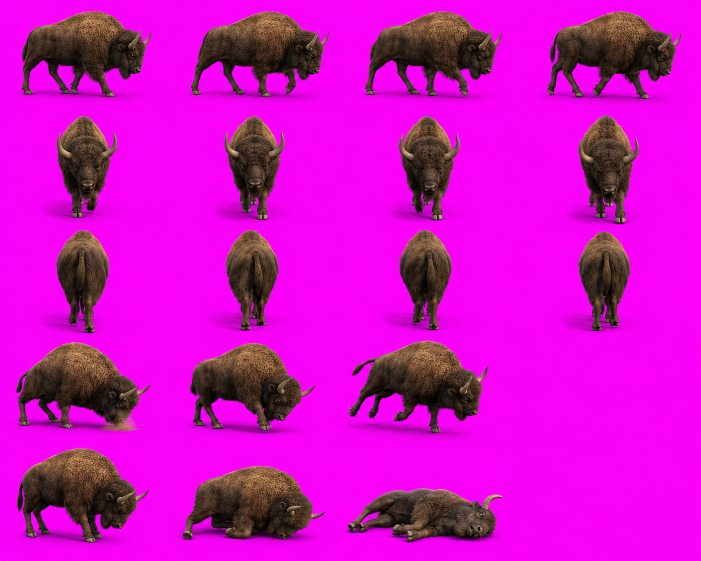
#> input picture Tools/sheets/animal_bison.png, 1402 x 1122 px, given in place of 08_back.png, which was not available (shown at 1/2 size)
$ python redesign_torso_straps.py ../Tools/sheets/animal_bison.png
#> lines starting #> are read from the running program, lines starting #| are printed output that depends on the picture; after the words box and inside, x2 and y2 are one past the last pixel; in counts of white or black regions, pixels touching at a corner belong together; pictures that were not available may be replaced by others from this repository, and a replacement may not be noted
#!/usr/bin/env python3
"""
redesign_torso_straps.py  (cylinder-model edition)
==================================================
*** NOT APPLIED — disabled at the user's request. ***
All shipped sprite sets are 100% ORIGINAL ART (drawn belt removed on
2026-09-02; restore sources: tools/originals_backup.zip for statics,
tools/idle_pre_belt_backup.zip for idles). Only run this tool if the
crossed-straps belt is explicitly asked for again.

Makes the character's EXISTING dark-brown chest/back belt consistent — the
SAME belt, cleanly drawn, on the front views only (back/side views untouched).

MODEL
-----
The belt is two straps wrapped around the torso (a cylinder). For a camera at
view angle v, the strap seen at screen column x sits at

        row(x) = y0 +/- k * sin(v + delta),   delta = asin((x - cx) / r)

which reproduces exactly what the original art shows on the back and sides:
an X crossing when the straps face the camera, two separated bands at the
sides converging at the silhouette edges. Parameters (k, y0, strap width,
leather colours) are MEASURED from the cleanest back view of the same art,
so the redrawn front belt is the original belt - same leather, same tilt.

FRONT VIEWS: old inconsistent bands are erased (region-growing + inpaint),
then the two straps are drawn with the model, and any bright pixel outside
the drawn straps is cleaned. Back/side views are never modified.

    python3 tools/redesign_torso_straps.py            # apply + verify
    python3 tools/redesign_torso_straps.py --check-only
"""

import io
import os
import sys
import zipfile
import numpy as np
from PIL import Image

ROOT = os.path.dirname(os.path.dirname(os.path.abspath(__file__)))

DIRS16 = ["00_front", "01_front_right_slight", "02_front_right", "03_right_front",
          "04_right", "05_right_back", "06_back_right", "07_back_right_slight",
          "08_back", "09_back_left_slight", "10_back_left", "11_left_back",
          "12_left", "13_left_front", "14_front_left", "15_front_left_slight"]

DIRS8 = ["00_front", "01_front_right", "02_right", "03_back_right",
         "04_back", "05_back_left", "06_left", "07_front_left"]

FRONT16 = [0, 1, 2, 3, 13, 14, 15]
FRONT8 = [0, 1, 7]
CLEAN_DONOR = {16: 8, 8: 4}          # the cleanest back view per set

ZONE_TOP = 0.295
ZONE_BOT = 0.445


def lum(rgb):
    return 0.299 * rgb[..., 0] + 0.587 * rgb[..., 1] + 0.114 * rgb[..., 2]


def body_stats(rgba):
    al = rgba[:, :, 3]
    ys, xs = np.where(al > 60)
    return ys.min(), ys.max(), xs.min(), xs.max()


def torso_runs(row_body):
    runs, x, n = [], 0, len(row_body)
    while x < n:
        if row_body[x]:
            s = x
            while x < n and row_body[x]:
                x += 1
            runs.append((s, x - 1))
        else:
            x += 1
    return runs


def torso_profile(rgba, ya, yb):
    al = rgba[:, :, 3] > 60
    centers, widths = [], []
    for y in range(ya, yb):
        runs = torso_runs(al[y])
        if not runs:
            continue
        s, e = max(runs, key=lambda r: r[1] - r[0])
        if (e - s) < 8:
            continue
        centers.append((s + e) * 0.5)
        widths.append(e - s)
    if not centers:
        return None
    return float(np.median(centers)), float(np.median(widths))


def zone_of(rgba):
    yt, yb_, _, _ = body_stats(rgba)
    bh = yb_ - yt
    ya, yb = int(yt + ZONE_TOP * bh), int(yt + ZONE_BOT * bh)
    prof = torso_profile(rgba, ya, yb)
    return (ya, yb), prof, yt, bh


def fur_median(rgba, ya, yb, cx, w_med):
    al = rgba[:, :, 3]
    L = lum(rgba[:, :, :3])
    m = (al > 60) & (np.abs(np.arange(L.shape[1])[None, :] - cx) < w_med * 0.75)
    m &= (np.arange(L.shape[0])[:, None] >= ya) & (np.arange(L.shape[0])[:, None] <= yb)
    return float(np.median(L[m])) if m.sum() > 50 else 120.0


# [80 lines left out: functions strap_lum, _dilate, grown_belt_mask, inpaint, not called in this run]


def donor_soft_mask(rgba, ya, yb, cx, w_med):
    al = rgba[:, :, 3]
    L = lum(rgba[:, :, :3])
    fur = fur_median(rgba, ya, yb, cx, w_med)
    m = (al > 60) & (np.abs(np.arange(L.shape[1])[None, :] - cx) < w_med * 0.85)
    m &= (np.arange(L.shape[0])[:, None] >= ya) & (np.arange(L.shape[0])[:, None] <= yb)
    soft = np.clip((L - (fur + 10.0)) / 12.0, 0.0, 1.0)
    return soft * m, fur


def measure_belt(donor_rgba):
    """Measure (k, y0rel, halfA, halfB, leatherA, leatherB, tone) from the
    clean back view. k and y0 are stored relative to body metrics."""
    (dya, dyb), prof, dyt, dbh = zone_of(donor_rgba)
    dcx, dw = prof
    soft, fur = donor_soft_mask(donor_rgba, dya, dyb, dcx, dw)

    # per-column strap runs
    x0, x1 = int(dcx - dw * 0.72), int(dcx + dw * 0.72)
    cols = {}
    for x in range(x0, x1 + 1):
        col = np.where(soft[dya:dyb + 1, x] > 0.35)[0]
        if len(col) == 0:
            continue
        col = col + dya
        runs = np.split(col, np.where(np.diff(col) > 2)[0] + 1)
        runs = [r for r in runs if len(r) >= 4]
        if runs:
            cols[x] = [(float((r[0] + r[-1]) / 2), float(len(r) / 2)) for r in runs]

    # strap A = upper-left + lower-right, strap B = lower-left + upper-right
    pts = {0: ([], [], []), 1: ([], [], [])}
    for x, runs in sorted(cols.items()):
        if len(runs) < 2:
            continue
        rs = sorted(runs, key=lambda r: r[0])
        k = 0 if x < dcx else 1
        pts[k][0].append(x);        pts[k][1].append(rs[0][0]); pts[k][2].append(rs[0][1])
        pts[1 - k][0].append(x);    pts[1 - k][1].append(rs[1][0]); pts[1 - k][2].append(rs[1][1])

    fits = []
    for k in (0, 1):
        xs, ys, hs = pts[k]
        m, b = np.polyfit(xs, ys, 1)
        fits.append((float(m), float(b), float(np.median(hs))))
    (mA, bA, hA), (mB, bB, hB) = fits
    if mA * mB >= 0:
        raise ValueError("clean donor straps do not cross (fit failed)")

    r_d = dw / 2.0
    k_px = 0.5 * (abs(mA) + abs(mB)) * r_d          # vertical spread of the X
    crossX = (bB - bA) / (mA - mB)
    ycross = bA + mA * crossX

    # leather colours along each strap
    # [23 lines left out: functions leather, full_half, not called in this run]

    hA = max(full_half(mA, bA), hA)
    hB = max(full_half(mB, bB), hB)

    # ---- strap TEXTURE BANKS: unroll each donor strap into sections of REAL
    # pixels (keeps the hand-painted look: fur tufts, irregular edges, shading)
    # [29 lines left out: functions bank, leather, not called in this run]

    leatherA = leather(mA, bA, hA)
    leatherB = leather(mB, bB, hB)
    bankA, coremedA = bank(mA, bA, hA)
    bankB, coremedB = bank(mB, bB, hB)
    tone = strap_lum(donor_rgba, dya, dyb, dcx, dw) or 130.0
    return dict(k_rel=k_px / dbh, y0_rel=(ycross - dyt) / dbh, r_rel=dw / dbh / 2.0,
                halfA=hA, halfB=hB, leatherA=leatherA, leatherB=leatherB, tone=tone,
                bankA=bankA, bankB=bankB, coremedA=coremedA, coremedB=coremedB)


# [44 lines left out: functions measure_side_k, strap_rows, not called in this run]


def process_front(dir_path, names, front_idx, angles, label, draw=True):
    print(f"--- {label}: cylinder-model belt redraw on front views")
    n = len(names)
    donor = np.asarray(Image.open(os.path.join(dir_path, names[CLEAN_DONOR[n]] + ".png"))
                       .convert("RGBA")).astype(float)
    model = measure_belt(donor)
    side_idx = [4, 12] if n == 16 else [2, 6]
    k_side = measure_side_k(dir_path, names, side_idx)
    if k_side:
        print(f"    recalibrated k from original side views: {model['k_rel']:.4f} -> {k_side:.4f} bodyH")
        model["k_rel"] = k_side
    print(f"    donor {names[CLEAN_DONOR[n]]}: k={model['k_rel']:.4f} bodyH, "
          f"y0={model['y0_rel']:.3f}, halves {model['halfA']:.1f}/{model['halfB']:.1f}px")

    for i in front_idx:
        name = names[i]
        view = angles(i)
        target = np.asarray(Image.open(os.path.join(dir_path, name + ".png")).convert("RGBA")).astype(float)
        (tya, tyb), tprof, tyt, tbh = zone_of(target)
        if tprof is None:
            print(f"    !! {name}: no torso, skipped")
            continue
        tcx, tw = tprof
        rng = np.random.default_rng(abs(hash(name)) % (2 ** 32))

        zone0 = np.zeros(target.shape[:2], bool)
        zone0[tya:tyb + 1, :] = True
        centre0 = np.abs(np.arange(target.shape[1])[None, :] - tcx) < tw * 0.6
        belt_mask, _ = grown_belt_mask(target, tya, tyb, tcx, tw)
        erased = int(belt_mask.sum())
        keep = zone0 & centre0 & (target[:, :, 3] > 60) & ~belt_mask

        def kept_stats(arr):
            Ls = lum(arr[:, :, :3])
            return float(Ls[keep].mean()), float(Ls[keep].std())

        pre_mean, pre_std = kept_stats(target)
        t_tone = strap_lum(target, tya, tyb, tcx, tw) or model["tone"]
        # match the back view's leather-vs-fur contrast so the belt reads clearly
        fur_t = fur_median(target, tya, tyb, tcx, tw)
        t_tone = max(t_tone, fur_t + 26.0)
        inpaint(target, belt_mask, rng)

        # model params in target space
        k_t = model["k_rel"] * tbh
        y0 = tyt + model["y0_rel"] * tbh
        r_t = tw * 0.5
        scale = np.clip(t_tone / max(model["tone"], 1.0), 0.80, 1.40)
        al = target[:, :, 3]
        H, W = al.shape
        painted = 0

        body_cols = [x for x in range(W)
                     if abs((x - tcx) / max(r_t, 1.0)) <= 0.985 and (al[tya:tyb, x] > 60).sum() > 8]
        allowed = np.zeros((H, W), bool)
        x_left, x_right = min(body_cols), max(body_cols)

        # [16 lines left out: function section_for, not called in this run]

        for xt in body_cols:
            rowA, rowB, s = strap_rows(model, tcx, r_t, y0, k_t, view, xt)
            delta = np.arcsin(np.clip((xt - tcx) / max(r_t, 1.0), -1.0, 1.0))
            shade = 0.86 + 0.14 * np.cos(delta)      # cylinder shading: lit centre
            frac = (xt - x_left) / max(x_right - x_left, 1)
            half_f = 1.0 + 0.8 * abs(np.sin(np.deg2rad(view)))   # wrap foreshortening
            for (row, half, bank, core_med) in (
                    (rowA, model["halfA"] * half_f, model["bankA"], model["coremedA"]),
                    (rowB, model["halfB"] * half_f, model["bankB"], model["coremedB"])):
                lo, hi = int(round(row - half - 4)), int(round(row + half + 4))
                if 0 <= lo < H and 0 <= hi < H:
                    allowed[lo:hi + 1, xt] = True
                sec = section_for(bank, core_med, frac)
                if sec is None:
                    continue
                rgb_s, sof_s, med_s = sec
                # brightness-normalise the section (removes the donor's
                # shadow-side dip) but KEEPS its hand-painted texture
                norm = core_med / max(med_s, 1.0)
                pad_sec = (len(rgb_s) - 1) // 2
                for dy in np.arange(-half - 0.5, half + 0.51, 1.0):
                    yti = int(round(row + dy))
                    if not (0 <= yti < H) or al[yti, xt] <= 60:
                        continue
                    # resample the section across the (possibly widened) band
                    j = int(round(dy * pad_sec / max(half, 1.0))) + pad_sec
                    j = int(np.clip(j, 0, len(rgb_s) - 1))
                    a = float(np.clip(sof_s[j], 0.0, 1.0)) * 0.95
                    if a < 0.04:
                        continue
                    col = np.clip(rgb_s[j] * norm, 0, 255) * scale * shade
                    col = col + rng.normal(0, 2.0, 3)
                    a3 = a
                    target[yti, xt, :3] = np.clip(target[yti, xt, :3] * (1 - a3) + col * a3, 0, 255)
                    painted += 1
            # dark leather seam where the straps overlap
            if abs(rowA - rowB) < (model["halfA"] + model["halfB"]) * 1.4:
                ym = int(round((rowA + rowB) / 2))
                for dy in range(-1, 2):
                    yy = ym + dy
                    if 0 <= yy < H and al[yy, xt] > 60:
                        target[yy, xt, :3] *= 0.90

        # clean leftover bright pixels ONLY in a narrow band around the drawn
        # straps (never touch the rest of the fur - that is what flattened the
        # chest on the 8-dir set)
        L = lum(target[:, :, :3])
        fur = fur_median(target, tya, tyb, tcx, tw)
        centre = np.abs(np.arange(W)[None, :] - tcx) < tw * 0.95
        zone = np.zeros((H, W), bool)
        zone[tya + 1:tyb, :] = True
        near = allowed.copy()
        for _ in range(4):
            near = _dilate(near)
        stray = (L > fur + 14.0) & (al > 60) & centre & zone & near & ~allowed
        strays = int(stray.sum())
        if strays:
            inpaint(target, stray, rng)

        post_mean, post_std = kept_stats(target)
        d_mean, d_std = post_mean - pre_mean, post_std - pre_std
        texture_ok = (d_mean > -6.0) and (d_std > -7.0)
        if not texture_ok:
            print(f"    !! {name}: vest texture damaged (lum {pre_mean:.0f}->{post_mean:.0f}, "
                  f"std {pre_std:.0f}->{post_std:.0f}) - NOT saved")
        if draw and texture_ok:
            Image.fromarray(target.astype(np.uint8)).save(os.path.join(dir_path, name + ".png"))
        print(f"    {name:26s} erased {erased:5d}px, drew {painted:5d}px straps, cleaned {strays:4d}px; "
              f"vest lum {pre_mean:.0f}->{post_mean:.0f} std {pre_std:.0f}->{post_std:.0f} "
              f"{'ok' if texture_ok else 'TEXTURE DAMAGED'}")


# [99 lines left out: functions band_row_count, verify_set, not called in this run]


def main():
    draw = "--check-only" not in sys.argv
    dir16 = os.path.join(ROOT, "unity_assets", "sprites_16")
    dir8 = os.path.join(ROOT, "unity_assets", "sprites")

    a16 = lambda i: i * 22.5 if i <= 8 else (i - 16) * 22.5   # signed view angle
    a8 = lambda i: i * 45.0 if i <= 4 else (i - 8) * 45.0

    process_front(dir16, DIRS16, FRONT16, a16, "16-direction set", draw)
#> in body_stats, `al = rgba[:, :, 3]`: al: shape (1122, 1402) float64; every value is 255
#> in zone_of, `yt, yb_, _, _ = body_stats(rgba)`: yt = 0; yb_ = 1121
#> in zone_of, `ya, yb = int(yt + ZONE_TOP * bh), int(yt + ZONE_BOT * bh)`: ya = 330; yb = 498
#> in torso_profile, `al = rgba[:, :, 3] > 60`: al: shape (1122, 1402) bool; every value is 1
#> after the loop in torso_profile, `for y in range(ya, yb):`: centers = 168 values from 700.5 to 700.5; widths = 168 values from 1401 to 1401
#> in zone_of, `prof = torso_profile(rgba, ya, yb)`: prof = (700.5, 1401)
#> in measure_belt, `(dya, dyb), prof, dyt, dbh = zone_of(donor_rgba)`: dya = 330; dyb = 498; prof = (700.5, 1401); dyt = 0; dbh = 1121
#> in measure_belt, `dcx, dw = prof`: dcx = 700.5; dw = 1401
#> in lum, `return 0.299 * rgb[..., 0] + 0.587 * rgb[..., 1] + 0.114 * rgb[..., 2]`:
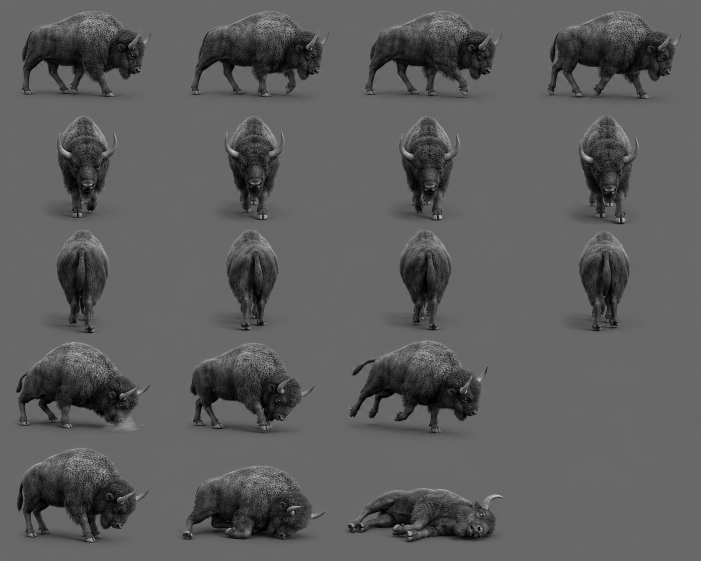
#> returned value: shape (1122, 1402) float64 (shown at 1/2 size); min 0, max 223, mean 92.9
#> in fur_median, `m &= (np.arange(L.shape[0])[:, None] >= ya) & (np.arange(L.shape[0])[:..`:
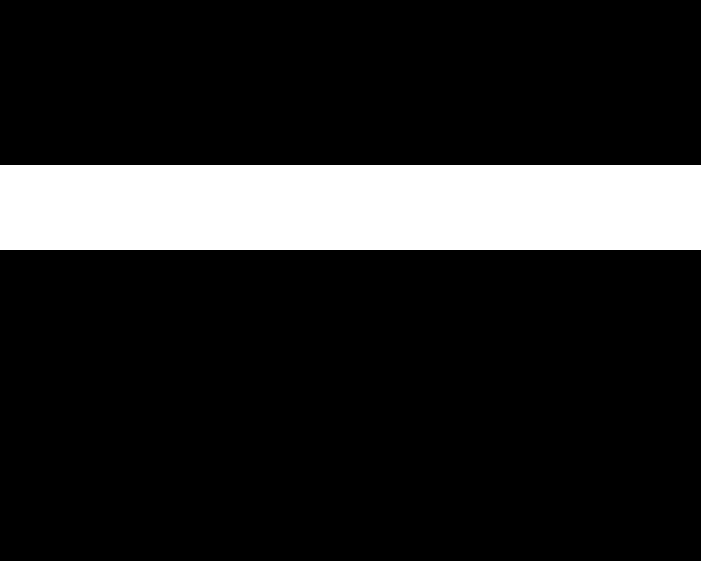
#> m: shape (1122, 1402) bool (shown at 1/2 size); 15.1% white; 1 white region, box (x1, y1, x2, y2) and area: (0, 330, 1402, 499) 236938
#> in donor_soft_mask, `fur = fur_median(rgba, ya, yb, cx, w_med)`: fur = 104.3
#> in donor_soft_mask, `soft = np.clip((L - (fur + 10.0)) / 12.0, 0.0, 1.0)`:
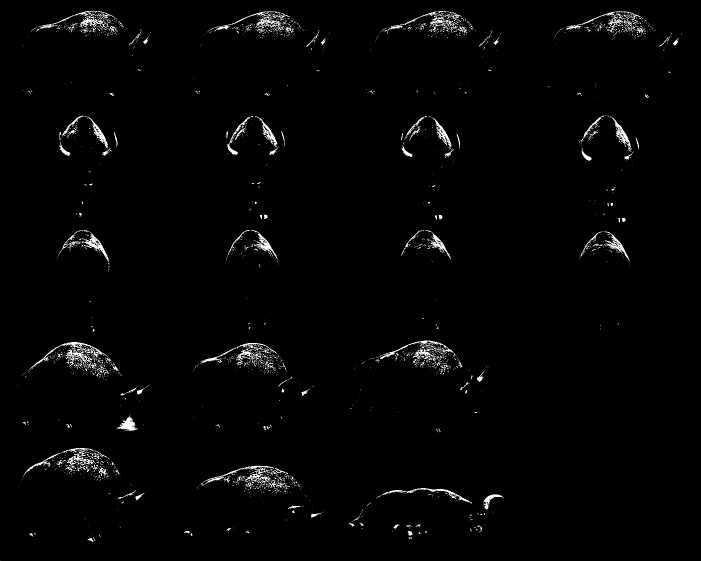
#> soft: shape (1122, 1402) float64 (shown at 1/2 size); min 0, max 1, mean 0.0178
#> in measure_belt, `soft, fur = donor_soft_mask(donor_rgba, dya, dyb, dcx, dw)`:
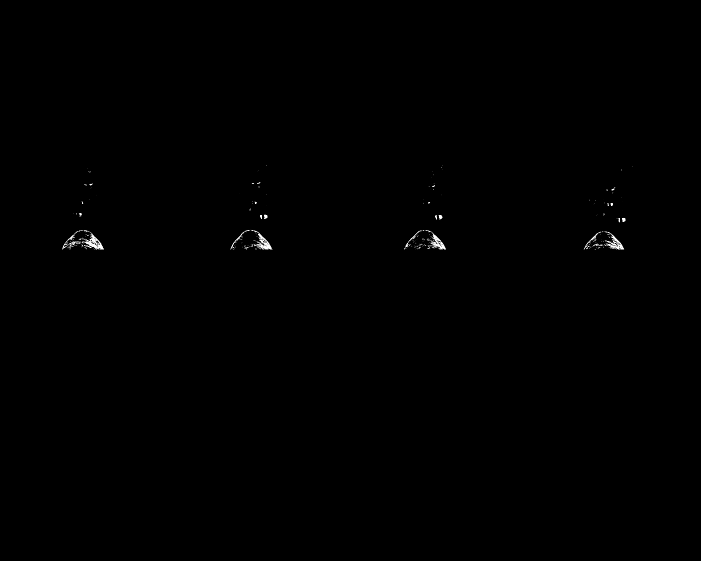
#> soft: shape (1122, 1402) float64 (shown at 1/2 size); min 0, max 1, mean 0.00205
#> in measure_belt, `x0, x1 = int(dcx - dw * 0.72), int(dcx + dw * 0.72)`: x0 = -308; x1 = 1709
#> after the loop in measure_belt, `for x in range(x0, x1 + 1):`: cols = 256 items
    process_front(dir8, DIRS8, FRONT8, a8, "8-direction set", draw)

    # idle frames: same belt on their front views, thickness clamped to the
    # static set so the belt reads identically while animating
    if os.path.isdir(os.path.join(ROOT, "unity_assets", "sprites_16_idle")):
        static_model = measure_belt(np.asarray(Image.open(os.path.join(dir16, "08_back.png"))
                                               .convert("RGBA")).astype(float))
        orig_measure = measure_belt

        # [5 lines left out: function clamped, not called in this run]

        globals()["measure_belt"] = clamped
        try:
            for fr in range(3):
                names = [f"{d}_f{fr}" for d in DIRS16]
                process_front(os.path.join(ROOT, "unity_assets", "sprites_16_idle"),
                              names, FRONT16, a16, f"idle f{fr}", draw)
        finally:
            globals()["measure_belt"] = orig_measure

    ok = verify_set(dir16, DIRS16, FRONT16, a16, "16-direction set")
    ok &= verify_set(dir8, DIRS8, FRONT8, a8, "8-direction set")
    if not ok:
        raise SystemExit("belt verification FAILED")
    print("DONE - the original belt, cleanly consistent on every view.")


if __name__ == "__main__":
#> (the run stopped early here; a loop or call above may not have finished)
